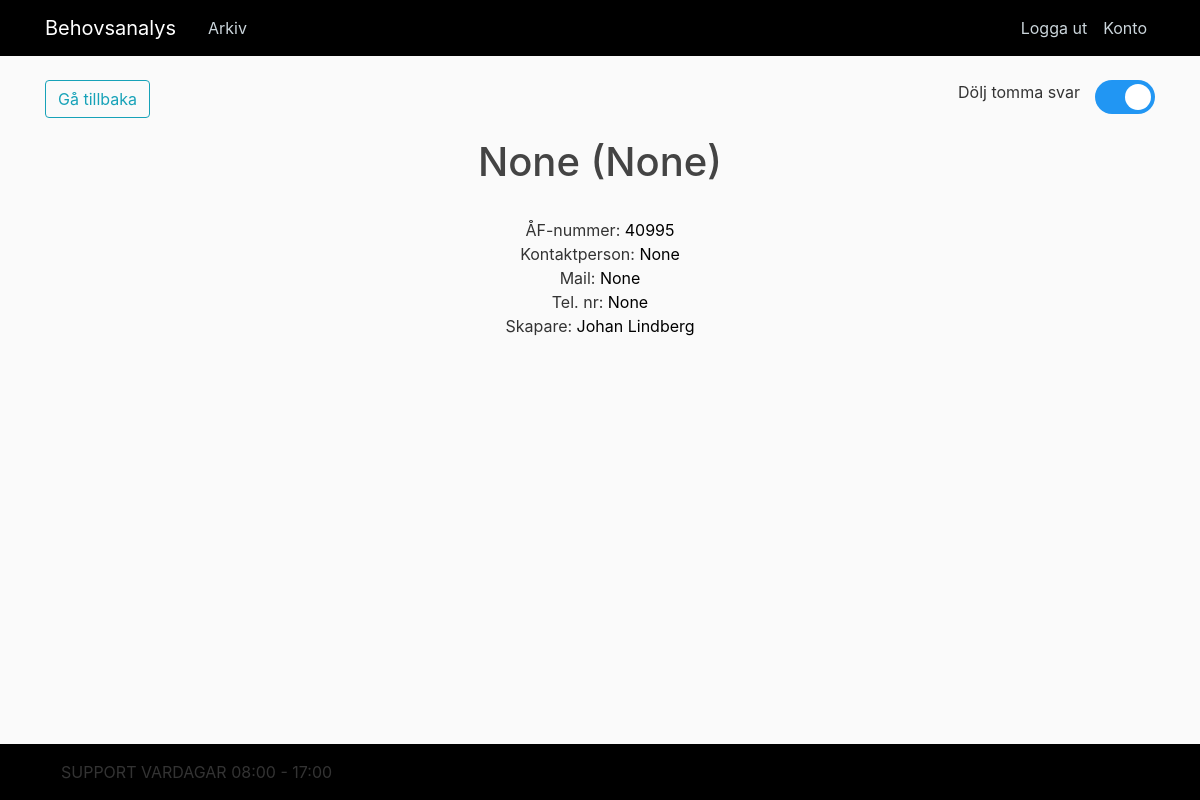
/kund/10313221380 (signed in), run on the app's committed database.
### app/models.py (models this page shows, shortened)
class Responses(db.Model, UserMixin):
    response_id = db.Column(db.String(20), primary_key=True)
    timestamp = db.Column(db.String(30))
    q1 = db.Column(db.String(150))
    q2 = db.Column(db.String(150))
    q3 = db.Column(db.String(150), unique=True)
    q4 = db.Column(db.String(150))
    q5 = db.Column(db.String(150))
    q6 = db.Column(db.String(150))
    q7 = db.Column(db.String(150))
    q8 = db.Column(db.String(150))
    q9 = db.Column(db.String(500))
    q10 = db.Column(db.String(500))
    q11 = db.Column(db.String(500))
    q12 = db.Column(db.String(500))
    q13 = db.Column(db.String(500))
    q14 = db.Column(db.String(500))
    q15 = db.Column(db.String(500))
    q16 = db.Column(db.String(500))
    q17 = db.Column(db.String(500))
    q18 = db.Column(db.String(500))
    q19 = db.Column(db.String(500))
    q20 = db.Column(db.String(500))
    q21 = db.Column(db.String(500))
    q22 = db.Column(db.String(500))
    q23 = db.Column(db.String(500))
    q24 = db.Column(db.String(500))
    q25 = db.Column(db.String(500))
    q26 = db.Column(db.String(500))
    q27 = db.Column(db.String(500))
    q28 = db.Column(db.String(500))
    q29 = db.Column(db.String(500))
    q30 = db.Column(db.String(500))
    q31 = db.Column(db.String(500))
    q32 = db.Column(db.String(500))
    q33 = db.Column(db.String(500))
    q34 = db.Column(db.String(500))
    q35 = db.Column(db.String(500))
    q36 = db.Column(db.String(500))
    q37 = db.Column(db.String(500))
    q38 = db.Column(db.String(500))
    q39 = db.Column(db.String(500))
    q40 = db.Column(db.String(500))
    q41 = db.Column(db.String(500))
    q42 = db.Column(db.String(500))
    q43 = db.Column(db.String(500))
    q44 = db.Column(db.String(500))
    q45 = db.Column(db.String(500))
    q46 = db.Column(db.String(500))
    q47 = db.Column(db.String(500))
    q48 = db.Column(db.String(500))
    q49 = db.Column(db.String(500))
    q50 = db.Column(db.String(500))
    q51 = db.Column(db.String(500))
    q52 = db.Column(db.String(500))
    q53 = db.Column(db.String(500))
    q54 = db.Column(db.String(500))
    q55 = db.Column(db.String(500))
    q56 = db.Column(db.String(500))
    q57 = db.Column(db.String(500))
    q58 = db.Column(db.String(500))
    q59 = db.Column(db.String(500))
    q60 = db.Column(db.String(500))
    q61 = db.Column(db.String(500))
    q62 = db.Column(db.String(500))
    q63 = db.Column(db.String(500))
    q64 = db.Column(db.String(500))
    q65 = db.Column(db.String(500))
    q66 = db.Column(db.String(500))
    q67 = db.Column(db.String(500))
    q68 = db.Column(db.String(500))
    q69 = db.Column(db.String(500))
    q70 = db.Column(db.String(500))
    q71 = db.Column(db.String(500))
    q72 = db.Column(db.String(500))
    q73 = db.Column(db.String(500))
    q74 = db.Column(db.String(500))
    q75 = db.Column(db.String(500))
    q76 = db.Column(db.String(500))
    q77 = db.Column(db.String(500))
    q78 = db.Column(db.String(500))
    q79 = db.Column(db.String(500))
    q80 = db.Column(db.String(500))
    q81 = db.Column(db.String(500))
    q82 = db.Column(db.String(500))
    q83 = db.Column(db.String(500))
    q84 = db.Column(db.String(500))
    q85 = db.Column(db.String(500))
    q86 = db.Column(db.String(500))
    q87 = db.Column(db.String(500))
    q88 = db.Column(db.String(500))
    q89 = db.Column(db.String(500))
    q90 = db.Column(db.String(500))
    q91 = db.Column(db.String(500))
    q92 = db.Column(db.String(500))
    q93 = db.Column(db.String(500))
    q94 = db.Column(db.String(500))
    q95 = db.Column(db.String(500))
    q96 = db.Column(db.String(500))
    q97 = db.Column(db.String(500))
    q98 = db.Column(db.String(500))
    q99 = db.Column(db.String(500))
    q100 = db.Column(db.String(500))
    q101 = db.Column(db.String(500))
    q102 = db.Column(db.String(500))
    q103 = db.Column(db.String(500))
    q104 = db.Column(db.String(500))
    q105 = db.Column(db.String(500))
    q106 = db.Column(db.String(500))
    q107 = db.Column(db.String(500))
    q108 = db.Column(db.String(500))
    q109 = db.Column(db.String(500))
    q110 = db.Column(db.String(500))
    q111 = db.Column(db.String(500))
    q112 = db.Column(db.String(500))
    q113 = db.Column(db.String(500))
    q114 = db.Column(db.String(500))
    q115 = db.Column(db.String(500))
    q116 = db.Column(db.String(500))
    q117 = db.Column(db.String(500))
    q118 = db.Column(db.String(500))
    q119 = db.Column(db.String(500))
    q120 = db.Column(db.String(500))
    q121 = db.Column(db.String(500))
    q122 = db.Column(db.String(500))
    q123 = db.Column(db.String(500))
    q124 = db.Column(db.String(500))
    q125 = db.Column(db.String(500))
    q126 = db.Column(db.String(500))
    q127 = db.Column(db.String(500))
    q128 = db.Column(db.String(500))
    q129 = db.Column(db.String(500))
    q130 = db.Column(db.String(500))
    q131 = db.Column(db.String(500))
    q132 = db.Column(db.String(500))
    q133 = db.Column(db.String(500))
    q134 = db.Column(db.String(500))
    q135 = db.Column(db.String(500))
    q136 = db.Column(db.String(500))
    q137 = db.Column(db.String(500))
    q138 = db.Column(db.String(500))
    q139 = db.Column(db.String(500))
    q140 = db.Column(db.String(500))
    q141 = db.Column(db.String(500))
    q142 = db.Column(db.String(500))
    q143 = db.Column(db.String(500))
    q144 = db.Column(db.String(500))
    q145 = db.Column(db.String(500))
    q146 = db.Column(db.String(500))
    q147 = db.Column(db.String(500))
    q148 = db.Column(db.String(500))
    q149 = db.Column(db.String(500))
    q150 = db.Column(db.String(500))
    q151 = db.Column(db.String(500))
    q152 = db.Column(db.String(500))
    q153 = db.Column(db.String(500))
    q154 = db.Column(db.String(500))
    q155 = db.Column(db.String(500))
    q156 = db.Column(db.String(500))
    q157 = db.Column(db.String(500))
    q158 = db.Column(db.String(500))
    q159 = db.Column(db.String(500))
    q160 = db.Column(db.String(500))
    q161 = db.Column(db.String(500))
    q162 = db.Column(db.String(500))
    q163 = db.Column(db.String(500))
    q164 = db.Column(db.String(500))
    q165 = db.Column(db.String(500))
    q166 = db.Column(db.String(500))
    q167 = db.Column(db.String(500))
    q168 = db.Column(db.String(500))
    q169 = db.Column(db.String(500))
    q170 = db.Column(db.String(500))
    q171 = db.Column(db.String(500))
    q172 = db.Column(db.String(500))

### app/routes.py (the view)
@app.route("/kund/<response_id>")
@login_required
def responses(response_id):
    responses = Responses.query.filter_by(response_id=response_id).first()
    return render_template('responses.html', title=responses.q4, responses=responses, questions=question_dict, length=len(
        question_dict))

### app/models.py (called while the page is built)
@login_manager.user_loader
def load_user(user_id):
    return User.query.get(int(user_id))

### app/templates/responses.html (shortened to what this page needs)
{% extends "layout.html" %}
{% block content %}
<div id="Button_box">
    <div class="alignleft">
        <button onclick="window.history.back()" class="btn btn-outline-info">Gå tillbaka</button><br>
    </div>
    <div class="alignright">
        <div class="alignleft">
            Dölj tomma svar
        </div>
        <div class="alignright">
        <label class="switch">
            <span class="slider round"></span>
        </label>
        </div>
    </div>
</div>
<center>
	<h1>{{responses.q4}} ({{responses.q3}})</h1><br>
	ÅF-nummer: <a href="{{responses.response_id}}/q1">{{ responses.q1 }}</a> <br>
    Kontaktperson: <a href="{{responses.response_id}}/q6">{{ responses.q6 }}</a> <br>
    Mail: <a href="{{responses.response_id}}/q7">{{ responses.q7 }}</a> <br>
    Tel. nr: <a href="{{responses.response_id}}/q8">{{ responses.q8 }}</a> <br>
    Skapare: <a href="{{responses.response_id}}/q2">{{ responses.q2 }}</a></p>
</center>
{% endblock content%}

### app/static/main.css (style rules this page uses)
body { background: #fafafa; color: #333333; margin-top: 5rem; }
h1, h2, h3, h4, h5, h6 { color: #444444; }

### app/templates/responses.html (style rules this page uses)
a { color: black; }
.switch { position: relative; display: inline-block; width: 60px; height: 34px; }
.slider { position: absolute; cursor: pointer; top: 0; left: 0; right: 0; bottom: 0; background-color: #ccc; -webkit-transition: .4s; transition: .4s; }
.slider:before { position: absolute; content: ""; height: 26px; width: 26px; left: 4px; bottom: 4px; background-color: white; -webkit-transition: .4s; transition: .4s; }
input:checked + .slider { background-color: #2196F3; }
input:checked + .slider:before { -webkit-transform: translateX(26px); -ms-transform: translateX(26px); transform: translateX(26px); }
.slider.round { border-radius: 34px; }
.slider.round:before { border-radius: 50%; }
.alignleft { float: left; margin-right: 15px; }
.alignright { float: right; }

### data on the page
Responses: q4 "None", q3 "None", q1 "40995", q6 "None", q7 "None", q8 "None", q2 "Johan Lindberg"
